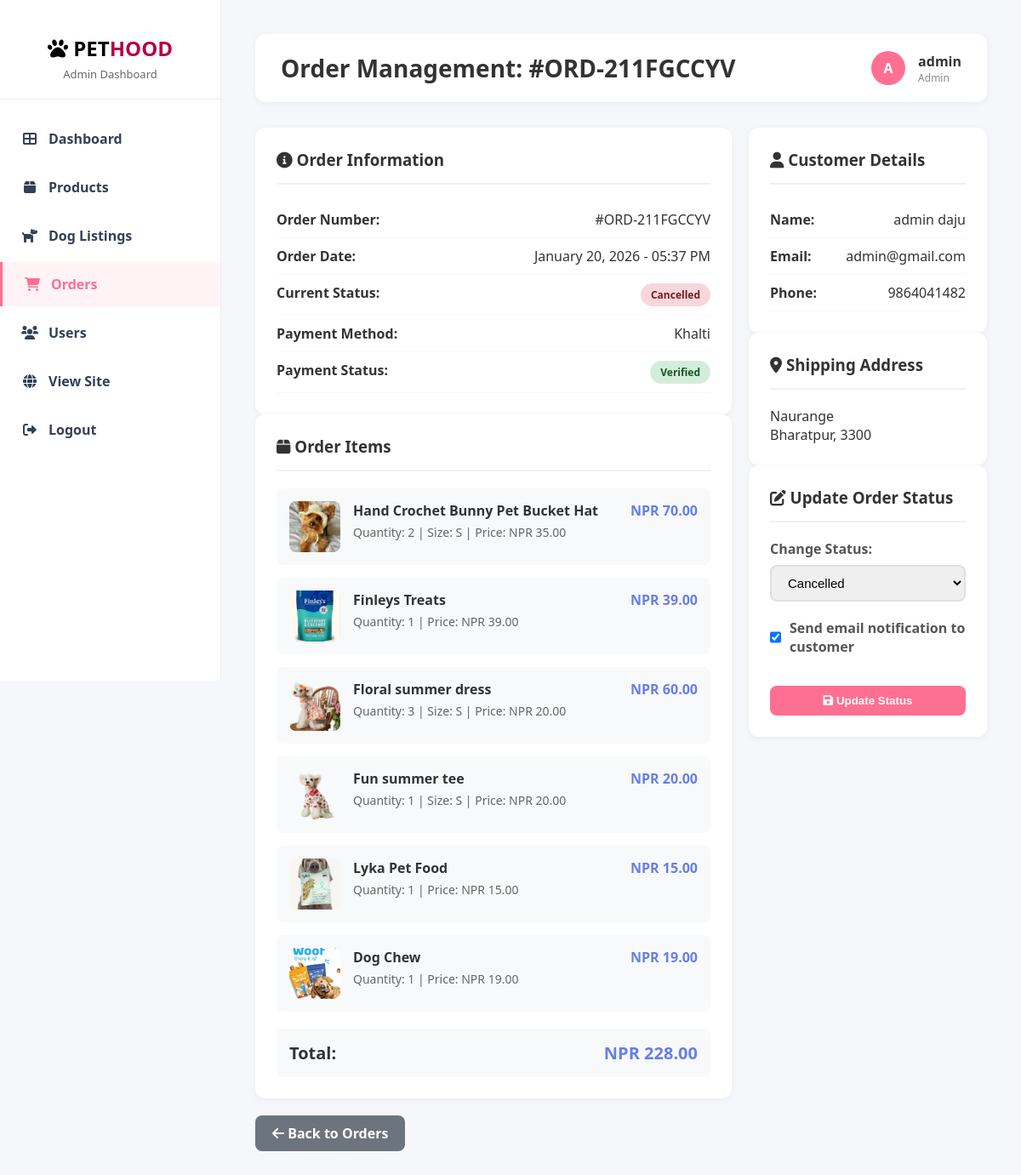
Page /dashboard/orders/3/ (signed in) on the committed database.
### shop/models.py (models this page shows, shortened)
class Order(models.Model):
    STATUS_CHOICES = [
        ('pending', 'Pending'),
        ('packing', 'Packing'),
        ('processing', 'Processing'),
        ('shipped', 'Shipped'),
        ('delivered', 'Delivered'),
        ('cancelled', 'Cancelled'),
    ]
    PAYMENT_METHOD_CHOICES = [
        ('khalti', 'Khalti'),
        ('cod', 'Cash on Delivery'),
    ]
    user = models.ForeignKey(User, on_delete=models.CASCADE)
    order_number = models.CharField(max_length=20, unique=True, editable=False, null=True, blank=True)
    first_name = models.CharField(max_length=100)
    last_name = models.CharField(max_length=100)
    email = models.EmailField()
    phone = models.CharField(max_length=20)
    address = models.TextField()
    city = models.CharField(max_length=100)
    postal_code = models.CharField(max_length=20, blank=True)
    notes = models.TextField(blank=True)
    total_amount = models.DecimalField(max_digits=10, decimal_places=2)
    payment_method = models.CharField(max_length=20, choices=PAYMENT_METHOD_CHOICES)
    status = models.CharField(max_length=20, choices=STATUS_CHOICES, default='pending')
    payment_verified = models.BooleanField(default=False)
    khalti_token = models.CharField(max_length=255, blank=True, null=True)
    khalti_transaction_id = models.CharField(max_length=255, blank=True, null=True)
    created_at = models.DateTimeField(auto_now_add=True)
    updated_at = models.DateTimeField(auto_now=True)
    class Meta:
        ordering = ['-created_at']

class OrderItem(models.Model):
    order = models.ForeignKey(Order, related_name='items', on_delete=models.CASCADE)
    product = models.ForeignKey(Product, on_delete=models.CASCADE)
    quantity = models.PositiveIntegerField()
    size = models.CharField(max_length=10, blank=True, null=True)
    price = models.DecimalField(max_digits=10, decimal_places=2)
    def subtotal(self):
        return self.price * self.quantity

class Product(models.Model):
    CATEGORY_CHOICES = [
        ('food', 'Food'),
        ('clothes', 'Clothes'),
        ('accessories', 'Accessories'),
    ]
    name = models.CharField(max_length=200)
    slug = models.SlugField(max_length=250, unique=True, blank=True, null=True)
    category = models.CharField(max_length=20, choices=CATEGORY_CHOICES)
    price = models.DecimalField(max_digits=10, decimal_places=2)
    description = models.TextField()
    image = models.ImageField(upload_to='products/')
    sizes = models.ManyToManyField(Size, blank=True)   #  multiple sizes

### dashboard/views.py (the view, shortened to what this page needs)
# urls.py: path('orders/<int:order_id>/', views.order_detail, name='order_detail'),
@staff_member_required
def order_detail(request, order_id):
    order = get_object_or_404(Order, id=order_id)
    context = {
        'order': order,
        'status_choices': Order.STATUS_CHOICES,
    }
    return render(request, 'dashboard/order_detail.html', context)

### shop/context_processors.py (called while the page is built)
def cart_count(request):
    if request.user.is_authenticated:
        cart, _ = Cart.objects.get_or_create(user=request.user)
        count = cart.items.count()
    else:
        count = 0
    return {'cart_count': count}

### templates/dashboard/order_detail.html (shortened to what this page needs)
{% extends 'dashboard/base.html' %}
{% block page_title %}Order Management: #{{ order.order_number }}{% endblock %}
{% block content %}
<div class="order-grid">
    <div>
        <div class="order-section">
            <h3><i class="fas fa-info-circle"></i> Order Information</h3>
            <div class="info-row">
                <strong>Order Number:</strong>
                <span>#{{ order.order_number }}</span>
            </div>
            <div class="info-row">
                <strong>Order Date:</strong>
                <span>{{ order.created_at|date:"F d, Y - h:i A" }}</span>
            </div>
            <div class="info-row">
                <strong>Current Status:</strong>
                <span class="badge badge-{{ order.status }}">{{ order.get_status_display }}</span>
            </div>
            <div class="info-row">
                <strong>Payment Method:</strong>
                <span>{{ order.get_payment_method_display }}</span>
            </div>
            {% if order.payment_method == 'khalti' %}
            <div class="info-row">
                <strong>Payment Status:</strong>
                <span>
                    {% if order.payment_verified %}
                        <span class="badge badge-approved">Verified</span>
                    {% else %}
                        <span class="badge badge-unapproved">Pending</span>
                    {% endif %}
                </span>
            </div>
            {% endif %}
        </div>
        <div class="order-section">
            <h3><i class="fas fa-box"></i> Order Items</h3>
            {% for item in order.items.all %}
            <div class="order-item">
                {% if item.product.image %}
                <img src="{{ item.product.image.url }}" alt="{{ item.product.name }}">
                {% endif %}
                <div style="flex: 1;">
                    <strong>{{ item.product.name }}</strong>
                    <div style="color: #666; font-size: 14px; margin-top: 5px;">
                        Quantity: {{ item.quantity }}
                        {% if item.size %} | Size: {{ item.size }}{% endif %}
                        | Price: NPR {{ item.price }}
                    </div>
                </div>
                <div style="font-weight: bold; color: #667eea;">
                    NPR {{ item.subtotal }}
                </div>
            </div>
            {% endfor %}
            <div style="background: #f8f9fa; padding: 15px; border-radius: 8px; margin-top: 20px;">
                <div style="display: flex; justify-content: space-between; font-size: 20px; font-weight: bold;">
                    <span>Total:</span>
                    <span style="color: #667eea;">NPR {{ order.total_amount }}</span>
                </div>
            </div>
        </div>
    </div>
    <div>
        <div class="order-section">
            <h3><i class="fas fa-user"></i> Customer Details</h3>
            <div class="info-row">
                <strong>Name:</strong>
                <span>{{ order.first_name }} {{ order.last_name }}</span>
            </div>
            <div class="info-row">
                <strong>Email:</strong>
                <span>{{ order.email }}</span>
            </div>
            <div class="info-row">
                <strong>Phone:</strong>
                <span>{{ order.phone }}</span>
            </div>
        </div>
        <div class="order-section">
            <h3><i class="fas fa-map-marker-alt"></i> Shipping Address</h3>
            <p>{{ order.address }}</p>
            <p>{{ order.city }}{% if order.postal_code %}, {{ order.postal_code }}{% endif %}</p>
        </div>
        <div class="order-section">
            <h3><i class="fas fa-edit"></i> Update Order Status</h3>
            <form method="post">
                <div class="form-group">
                    <label>Change Status:</label>
                    <select name="status" class="form-control">
                        {% for value, label in status_choices %}
                        <option value="{{ value }}" {% if order.status == value %}selected{% endif %}>{{ label }}</option>
                        {% endfor %}
                    </select>
                </div>
                <div class="form-group" style="margin-top: 15px;">
                    <label style="display: flex; align-items: center; gap: 10px; cursor: pointer;">
                        <input type="checkbox" name="send_email" checked style="width: 18px; height: 18px;">
                        <span>Send email notification to customer</span>
                    </label>
                </div>
                <button type="submit" class="btn btn-primary" style="width: 100%; margin-top: 15px;">
                    <i class="fas fa-save"></i> Update Status
                </button>
            </form>
        </div>
    </div>
</div>
<a href="{% url 'dashboard:order_list' %}" class="btn btn-secondary">
    <i class="fas fa-arrow-left"></i> Back to Orders
</a>
{% endblock %}

### templates/dashboard/base.html (shortened to what this page needs)
<!DOCTYPE html>
<html lang="en">
<head>
    <link rel="stylesheet" href="https://cdnjs.cloudflare.com/ajax/libs/font-awesome/6.0.0/css/all.min.css">
</head>
<body>
    <div class="sidebar">
        <div class="sidebar-header">
            <h2><i class="fas fa-paw"></i> PET<span class="highlight">HOOD</span></h2>
            <p>Admin Dashboard</p>
        </div>
        <ul class="sidebar-menu">
            <li>
                <a href="{% url 'dashboard:home' %}" class="{% if request.resolver_match.url_name == 'home' %}active{% endif %}">
                    <i class="fas fa-th-large"></i> Dashboard
                </a>
            </li>
            <li>
                <a href="{% url 'dashboard:product_list' %}" class="{% if 'product' in request.resolver_match.url_name %}active{% endif %}">
                    <i class="fas fa-box"></i> Products
                </a>
            </li>
            <li>
                <a href="{% url 'dashboard:dog_list' %}" class="{% if 'dog' in request.resolver_match.url_name %}active{% endif %}">
                    <i class="fas fa-dog"></i> Dog Listings
                </a>
            </li>
            <li>
                <a href="{% url 'dashboard:order_list' %}" class="{% if 'order' in request.resolver_match.url_name %}active{% endif %}">
                    <i class="fas fa-shopping-cart"></i> Orders
                </a>
            </li>
            <li>
                <a href="{% url 'dashboard:user_list' %}" class="{% if 'user' in request.resolver_match.url_name %}active{% endif %}">
                    <i class="fas fa-users"></i> Users
                </a>
            </li>
            <li>
                <a href="{% url 'home' %}">
                    <i class="fas fa-globe"></i> View Site
                </a>
            </li>
            <li>
                <a href="{% url 'logout' %}">
                    <i class="fas fa-sign-out-alt"></i> Logout
                </a>
            </li>
        </ul>
    </div>
    <div class="main-content">
        <div class="top-bar">
            <h1>{% block page_title %}Dashboard{% endblock %}</h1>
            <div class="user-info">
                <div class="avatar">{{ request.user.username|first|upper }}</div>
                <div>
                    <strong>{{ request.user.username }}</strong>
                    <div style="font-size: 12px; color: #888;">Admin</div>
                </div>
            </div>
        </div>
        {% block content %}{% endblock %}
    </div>
</body>
</html>

### templates/dashboard/base.html (style rules this page uses)
* { margin: 0; padding: 0; box-sizing: border-box; }
body { font-family: 'Segoe UI', Tahoma, Geneva, Verdana, sans-serif; background: #f5f7fa; color: #333; }
.sidebar { position: fixed; left: 0; top: 0; height: 100vh; width: 260px; background: #fff; border-right: 1px solid #eee; padding: 20px 0; overflow-y: auto; z-index: 1000; }
.sidebar-header { padding: 20px; text-align: center; border-bottom: 1px solid #eee; margin-bottom: 20px; }
.sidebar-header h2 { color: #000; font-size: 24px; margin-bottom: 5px; }
.sidebar-header h2 .highlight { color: #b30047; }
.sidebar-header p { color: #666; font-size: 13px; }
.sidebar-menu { list-style: none; }
.sidebar-menu li { margin-bottom: 5px; }
.sidebar-menu a { display: flex; align-items: center; padding: 15px 25px; color: #344055; text-decoration: none; transition: all 0.3s; font-weight: 600; }
.sidebar-menu a:hover, .sidebar-menu a.active { background: #fff3f6; color: #ff6f91; border-left: 3px solid #ff6f91; }
.sidebar-menu i { margin-right: 12px; width: 20px; text-align: center; }
.main-content { margin-left: 260px; padding: 40px; min-height: 100vh; }
.top-bar { background: white; padding: 20px 30px; border-radius: 12px; margin-bottom: 30px; box-shadow: 0 2px 8px rgba(0, 0, 0, 0.05); display: flex; justify-content: space-between; align-items: center; }
.top-bar h1 { color: #333; font-size: 28px; }
.user-info { display: flex; align-items: center; gap: 15px; }
.user-info .avatar { width: 40px; height: 40px; border-radius: 50%; background: #ff6f91; display: flex; align-items: center; justify-content: center; color: white; font-weight: bold; }
.btn { padding: 10px 20px; border: none; border-radius: 8px; cursor: pointer; text-decoration: none; display: inline-block; font-weight: 600; transition: all 0.3s; }
.btn-primary { background: #ff6f91; color: white; }
.btn-secondary { background: #6c757d; color: white; }
.form-group { margin-bottom: 20px; }
.form-group label { display: block; margin-bottom: 8px; font-weight: 600; color: #555; }
.form-control { width: 100%; padding: 10px 15px; border: 2px solid #e0e0e0; border-radius: 8px; font-size: 15px; transition: border-color 0.3s; }
.badge { padding: 5px 12px; border-radius: 20px; font-size: 12px; font-weight: 600; display: inline-block; }
.badge-cancelled { background: #f8d7da; color: #721c24; }
.badge-approved { background: #d4edda; color: #155724; }

### templates/dashboard/order_detail.html (style rules this page uses)
.order-grid { display: grid; grid-template-columns: 2fr 1fr; gap: 20px; margin-bottom: 20px; }
.order-section { background: white; padding: 25px; border-radius: 12px; box-shadow: 0 2px 8px rgba(0, 0, 0, 0.05); }
.order-section h3 { margin-bottom: 20px; color: #333; padding-bottom: 15px; border-bottom: 2px solid #f0f0f0; }
.info-row { display: flex; justify-content: space-between; padding: 10px 0; border-bottom: 1px solid #f8f9fa; }
.order-item { display: flex; gap: 15px; padding: 15px; background: #f8f9fa; border-radius: 8px; margin-bottom: 15px; }
.order-item img { width: 60px; height: 60px; object-fit: cover; border-radius: 8px; }

### rows in the picture
Order: order_number "ORD-211FGCCYV", created_at "January 20, 2026 - 05:37 PM", status "Cancelled", payment_method "Khalti", total_amount "228.00", first_name "admin", last_name "daju", email "admin@gmail.com", phone "9864041482", address "Naurange", city "Bharatpur", postal_code "3300"
OrderItem: product.image (picture), product.name "Hand Crochet Bunny Pet Bucket Hat", quantity "2", size "S", price "35.00", subtotal "70.00"
OrderItem: product.image (picture), product.name "Finleys Treats", quantity "1", price "39.00", subtotal "39.00"
OrderItem: product.image (picture), product.name "Floral summer dress", quantity "3", size "S", price "20.00", subtotal "60.00"
OrderItem: product.image (picture), product.name "Fun summer tee", quantity "1", size "S", price "20.00", subtotal "20.00"
OrderItem: product.image (picture), product.name "Lyka Pet Food", quantity "1", price "15.00", subtotal "15.00"
OrderItem: product.image (picture), product.name "Dog Chew", quantity "1", price "19.00", subtotal "19.00"

### other values in the picture
{{ request.user.username|first|upper }} "A"
{{ request.user.username }} "admin"
